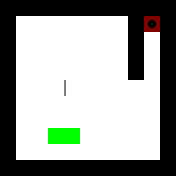

This game map was drawn from its Tiled (.tmx) file and the tilesets committed beside it. A one-line description and the full map source follow:
An orthogonal 11x11 tile map with 16x16 px tiles, 3 tile layers (Layer1, Layer2, Layer3) and 1 object.

<map version="1.0" orientation="orthogonal" renderorder="right-down" width="11" height="11" tilewidth="16" tileheight="16" nextobjectid="2">
 <tileset firstgid="1" source="../Tiles.tsx" />
 <layer name="Layer1" width="11" height="11">
  <data encoding="csv">
1,1,1,1,1,1,1,1,1,1,1,
1,5,5,5,5,5,5,5,1,5,1,
1,5,5,5,5,5,5,5,1,5,1,
1,5,5,5,5,5,5,5,1,5,1,
1,5,5,5,5,5,5,5,1,5,1,
1,5,5,5,5,5,5,5,5,5,1,
1,5,5,5,5,5,5,5,5,5,1,
1,5,5,5,5,5,5,5,5,5,1,
1,5,5,5,5,5,5,5,5,5,1,
1,5,5,5,5,5,5,5,5,5,1,
1,1,1,1,1,1,1,1,1,1,1
</data>
 </layer>
 <layer name="Layer2" width="11" height="11">
  <data encoding="csv">
0,0,0,0,0,0,0,0,0,0,0,
0,0,0,0,0,0,0,0,0,7,0,
0,0,0,0,0,0,0,0,0,0,0,
0,0,0,0,0,0,0,0,0,0,0,
0,0,0,0,0,0,0,0,0,0,0,
0,0,0,0,0,0,0,0,0,0,0,
0,0,0,0,0,0,0,0,0,0,0,
0,0,0,0,0,0,0,0,0,0,0,
0,0,0,4,4,0,0,0,0,0,0,
0,0,0,0,0,0,0,0,0,0,0,
0,0,0,0,0,0,0,0,0,0,0
</data>
 </layer>
 <layer name="Layer3" width="11" height="11">
  <data encoding="csv">
0,0,0,0,0,0,0,0,0,0,0,
0,0,0,0,0,0,0,0,0,0,0,
0,0,0,0,0,0,0,0,0,0,0,
0,0,0,0,0,0,0,0,0,0,0,
0,0,0,0,0,0,0,0,0,0,0,
0,0,0,0,10,0,0,0,0,0,0,
0,0,0,0,0,0,0,0,0,0,0,
0,0,0,0,0,0,0,0,0,0,0,
0,0,0,0,0,0,0,0,0,0,0,
0,0,0,0,0,0,0,0,0,0,0,
0,0,0,0,0,0,0,0,0,0,0
</data>
 </layer>
 <objectgroup name="Tutorial">
  <object id="1" x="9" y="3">
   <properties>
    <property name="text" value="Knives can split blocks in half." />
   </properties>
  </object>
 </objectgroup>
</map>
